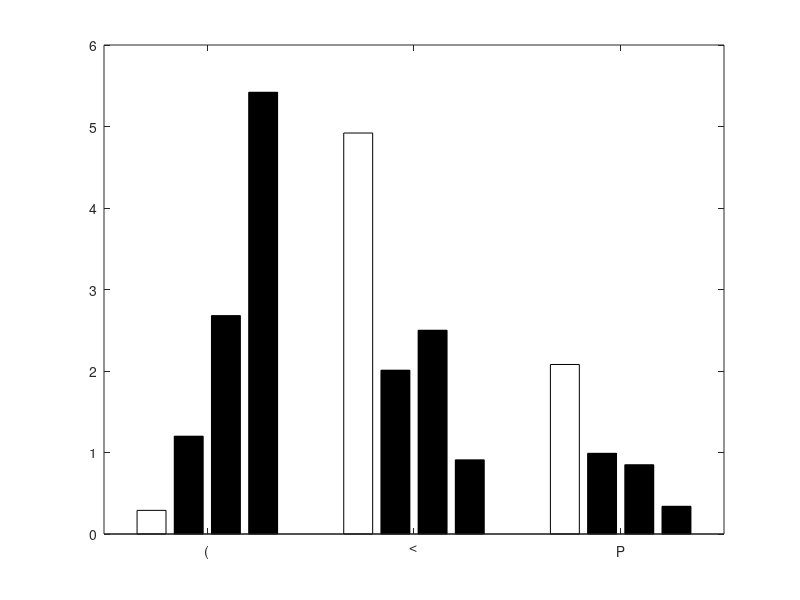

Reproduce this figure in MATLAB. (Note: this script raises an error after producing the figure.)
W = [40, 60, 80];
N = [60, 90, 120, 150];


Avg1 = [15.08 06.82 31.60 58.57; 80.19 96.69 99.08 99.55; 97.87 99.63 99.89 99.96];
Min1 = [1.388e-03 00.65 08.31 26.23; 50.68 79.07  89.88 94.42; 85.78 94.40 97.27 98.25]; 

Avg2 = [13.71 25.99 47.42 69.75; 87.10 97.25 99.08 99.56; 98.33 99.69 99.90 99.96];
Min2 = [00.16 03.75 16.95 34.98; 59.19 80.48 88.38 92.82; 88.74 94.82 97.45 97.97]; 

Avg3 = [20.01 33.84 54.73 73.87; 88.02 97.29 99.18 99.57; 98.30 99.66 99.90 99.96 ];
Min3 = [00.36 05.32 15.79 35.15; 58.76 83.96 92.79 93.55; 88.72 94.36 97.43 98.49];

Avg4 = [24.73 41.77 61.28  79.08; 91.68  97.61  99.15 99.57;  98.67 99.66 99.90  99.95];
Min4 = [01.44 09.42 21.73 40.93; 63.31 84.35 88.15 93.51; 87.40 95.08 96.75 97.85];


avgConf1 = [00.86 01.90 02.14 02.89; 01.89 00.33 00.05 00.05; 00.27 00.04 00.02 7.8206E-03]; 
minConf1 = [2.284E-05 00.21 01.47 03.41; 03.56 04.06 01.17 00.61; 03.27 00.87 00.61 00.43]; 


avgConf2 = [01.11 02.85 02.05 01.76; 01.33 00.23 00.08 00.02; 00.23 00.03 00.02 00.01]; 
minConf2 = [00.08 00.96 02.05 03.40; 03.26 02.42 02.44 01.53; 01.35 00.99 00.56 00.49]; 

avgConf3 = [01.36 02.04 01.73 01.08 ; 00.92 00.21 00.07 00.04 ; 00.21 00.04 00.01 5.557E-03]; 
minConf3 = [00.16 00.74 01.97 03.90 ; 04.70 01.82 00.92 00.96 ; 01.50 01.19 00.54 00.28]; 


avgConf4 = [02.22 01.83 01.84 00.86 ; 00.72 00.16 00.05 00.02; 00.14 00.05 00.01 6.467E-03]; 
minConf4 = [00.29 01.20 02.68 05.42 ; 04.92 02.01 02.50 00.91; 02.08 00.99 00.85 00.34]; 


b = bar(minConf4, 'FaceColor', 'flat');
set(gca, 'XTickLabel', { 40,60,80 });

for k = 1:size(minConf4,2)
   b(k).CData = k;
end